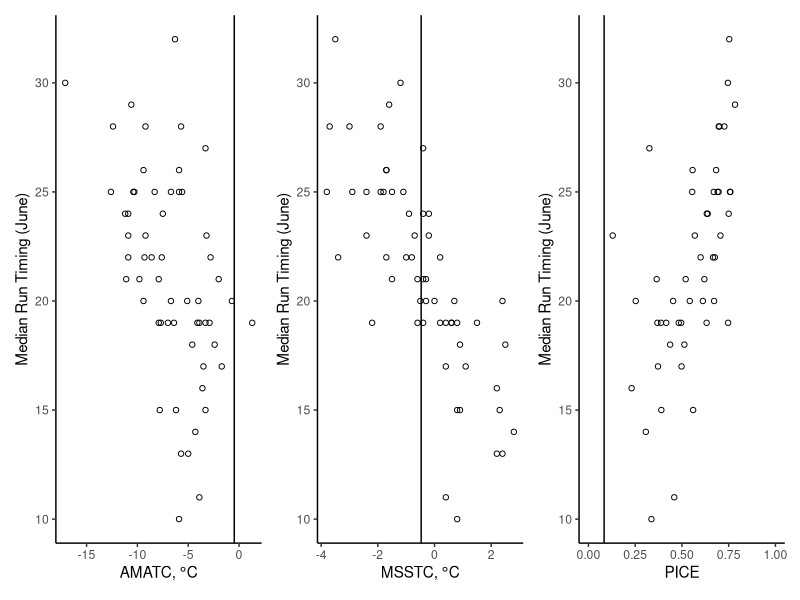
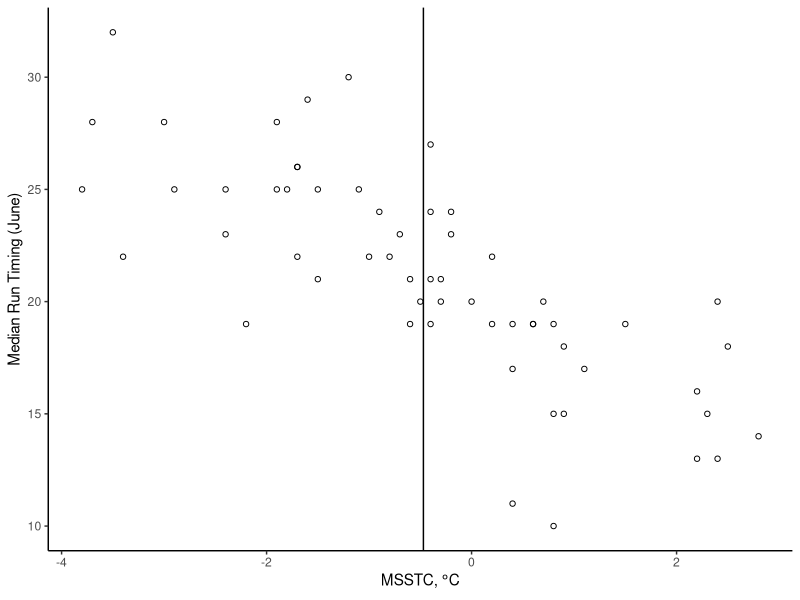
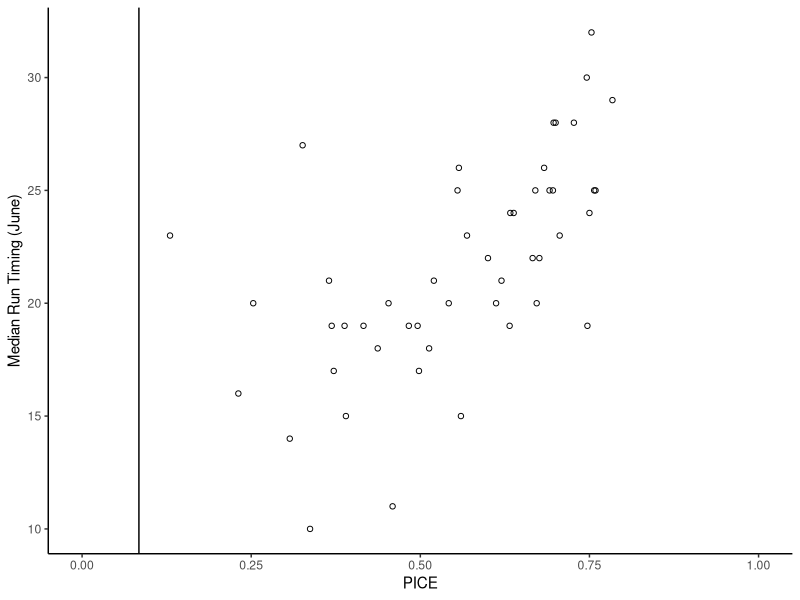
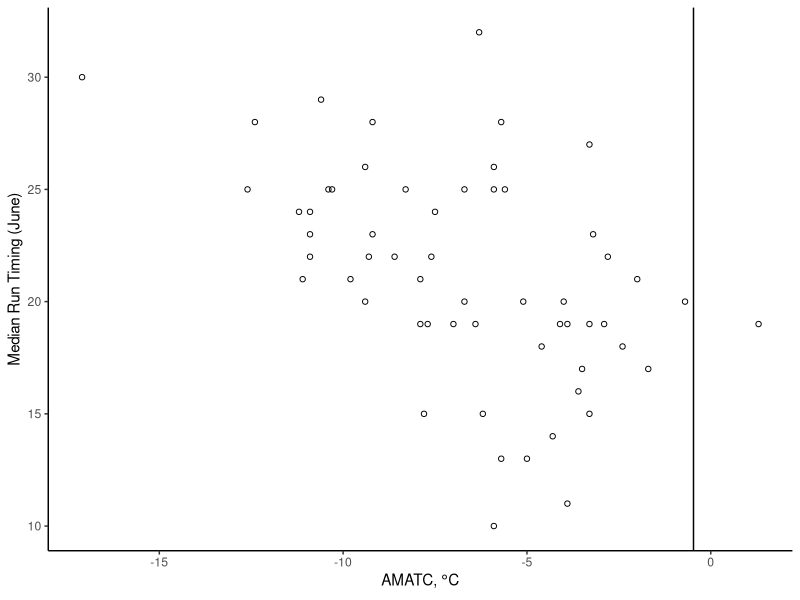

Here is the R script that generated these plots, in order: (Note: this script raises an error after producing the figures.)
#' may_forecast.R
#'
#' 15/25/50 %tiles of timing using

library(dplyr)
library(ggplot2)
theme_set(theme_classic())
library(readr)
library(patchwork) # https://github.com/thomasp85/patchwork

# Data loading/cleanup
######################
yuk <- read_csv("data/yukon.csv")
forecast_year <- 2019

# Plots
p_msstc <- ggplot(yuk, aes(msstc, mdj)) +
  geom_point(shape=1) +
  geom_vline(xintercept = yuk[which(yuk$year == forecast_year),"msstc"][[1]]) +
  labs(x = expression("MSSTC,"*~degree*"C"), y = "Median Run Timing (June)")

ggsave("may_forecast/figures/mdj_against_msstc.png", width = 4, height = 4)

p_pice <- ggplot(yuk, aes(pice, mdj)) +
  geom_point(shape=1) +
  geom_vline(xintercept = yuk[which(yuk$year == forecast_year),"pice"][[1]]) +
  scale_x_continuous(limits = c(0, 1.0)) +
  labs(x = "PICE", y = "Median Run Timing (June)")

ggsave("may_forecast/figures/mdj_against_pice.png", width = 4, height = 4)

p_amatc <- ggplot(yuk, aes(amatc, mdj)) +
  geom_point(shape=1) +
  geom_vline(xintercept = yuk[which(yuk$year == forecast_year),"msstc"][[1]]) +
  labs(x = expression("AMATC,"*~degree*"C"), y = "Median Run Timing (June)")

ggsave("may_forecast/figures/mdj_against_amatc.png", width = 4, height = 4)

# Three panel plot
p_amatc + p_msstc + p_pice

# Models

# 15%
model_fifdj <- lm(fifdj ~ amatc + msstc + pice, data = subset(yuk, year < forecast_year))
summary(model_fifdj)
prediction_fifdj <- floor(predict(model_fifdj, newdata = yuk[yuk$year == forecast_year,]))
prediction_fifdj

# 25%
model_qdj <- lm(qdj ~ amatc + msstc + pice, data = subset(yuk, year < forecast_year))
summary(model_qdj)
prediction_qdj <- floor(predict(model_qdj, newdata = yuk[yuk$year == forecast_year,]))
prediction_qdj

# 50%
model_mdj <- lm(mdj ~ amatc + msstc + pice, data = subset(yuk, year < forecast_year))
summary(model_mdj)
prediction_mdj <- floor(predict(model_mdj, newdata = yuk[yuk$year == forecast_year,]))
prediction_mdj

predictions <- data.frame(percentile = c("fifdj", "qdj", "mdj"),
                          prediction = as.integer(c(prediction_fifdj,
                                         prediction_qdj,
                                         prediction_mdj)))
write_csv(predictions, path = "may_forecast/predictions.csv")
